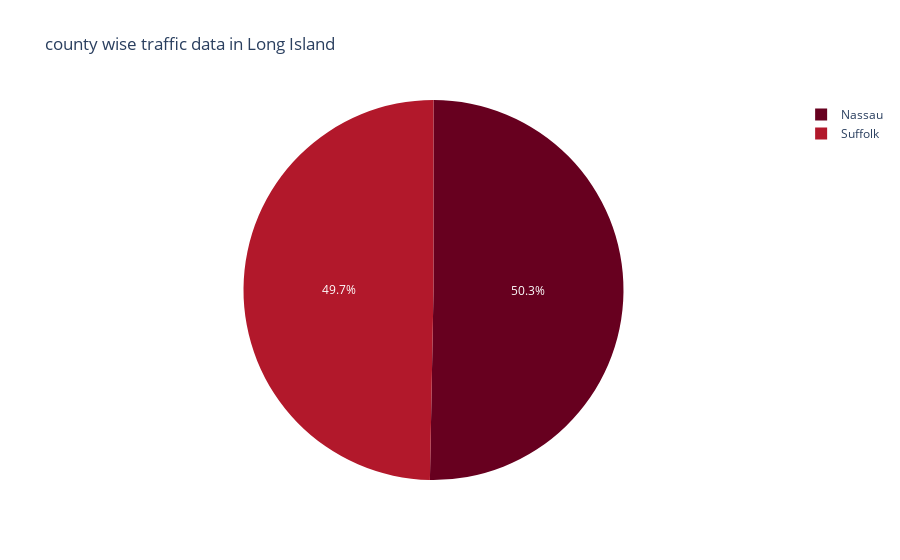

Notebook cell for this chart:
### Code cell
longisland_region_df = processed_traffic_df[processed_traffic_df.region=='Long Island'].groupby(['county']).agg('sum').reset_index()
longisland_region_df

#pie chart
longisland_pie = px.pie(longisland_region_df, values='count', names='county', title="county wise traffic data in Long Island", color_discrete_sequence=px.colors.sequential.RdBu)
longisland_pie.show()

### Figure 1 — Plotly figure (JSON) as saved in the notebook; plotly's stock layout.template omitted (floating-point values rounded to 4 significant figures)
{"data": [{"domain": {"x": [0, 1], "y": [0, 1]}, "hovertemplate": "county=%{label}<br>count=%{value}<extra></extra>", "labels": ["Nassau", "Suffolk"], "legendgroup": "", "name": "", "showlegend": true, "type": "pie", "values": [198879398, 196503552]}], "layout": {"legend": {"tracegroupgap": 0}, "piecolorway": ["rgb(103,0,31)", "rgb(178,24,43)", "rgb(214,96,77)", "rgb(244,165,130)", "rgb(253,219,199)", "rgb(247,247,247)", "rgb(209,229,240)", "rgb(146,197,222)", "rgb(67,147,195)", "rgb(33,102,172)", "rgb(5,48,97)"], "title": {"text": "county wise traffic data in Long Island"}}}
